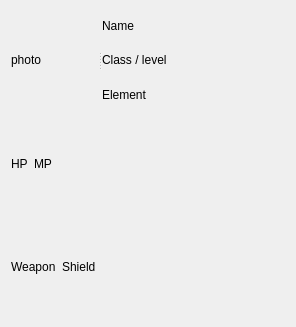
<?xml version="1.0" encoding="UTF-8"?>
<ui version="4.0">
 <class>PersoStatistics</class>
 <widget class="QWidget" name="PersoStatistics">
  <property name="geometry">
   <rect>
    <x>0</x>
    <y>0</y>
    <width>296</width>
    <height>327</height>
   </rect>
  </property>
  <property name="windowTitle">
   <string>Form</string>
  </property>
  <layout class="QGridLayout" name="gridLayout">
   <item row="0" column="0">
    <widget class="QSplitter" name="splitter">
     <property name="orientation">
      <enum>Qt::Horizontal</enum>
     </property>
     <widget class="QLabel" name="photo">
      <property name="text">
       <string>photo</string>
      </property>
     </widget>
     <widget class="QWidget" name="">
      <layout class="QVBoxLayout" name="verticalLayout">
       <item>
        <widget class="QLabel" name="name">
         <property name="text">
          <string>Name</string>
         </property>
        </widget>
       </item>
       <item>
        <widget class="QLabel" name="class_lvl">
         <property name="text">
          <string>Class / level</string>
         </property>
        </widget>
       </item>
       <item>
        <widget class="QLabel" name="element">
         <property name="text">
          <string>Element</string>
         </property>
        </widget>
       </item>
      </layout>
     </widget>
    </widget>
   </item>
   <item row="1" column="0">
    <layout class="QHBoxLayout" name="horizontalLayout">
     <item>
      <widget class="QLabel" name="hp_label">
       <property name="frameShape">
        <enum>QFrame::NoFrame</enum>
       </property>
       <property name="frameShadow">
        <enum>QFrame::Plain</enum>
       </property>
       <property name="text">
        <string>HP</string>
       </property>
      </widget>
     </item>
     <item>
      <widget class="QLabel" name="mp_label">
       <property name="text">
        <string>MP</string>
       </property>
      </widget>
     </item>
     <item>
      <spacer name="horizontalSpacer">
       <property name="orientation">
        <enum>Qt::Horizontal</enum>
       </property>
       <property name="sizeHint" stdset="0">
        <size>
         <width>40</width>
         <height>20</height>
        </size>
       </property>
      </spacer>
     </item>
    </layout>
   </item>
   <item row="2" column="0">
    <layout class="QHBoxLayout" name="horizontalLayout_2">
     <item>
      <widget class="QLabel" name="weapon">
       <property name="text">
        <string>Weapon</string>
       </property>
      </widget>
     </item>
     <item>
      <widget class="QLabel" name="shield">
       <property name="text">
        <string>Shield</string>
       </property>
      </widget>
     </item>
     <item>
      <spacer name="horizontalSpacer_2">
       <property name="orientation">
        <enum>Qt::Horizontal</enum>
       </property>
       <property name="sizeHint" stdset="0">
        <size>
         <width>40</width>
         <height>20</height>
        </size>
       </property>
      </spacer>
     </item>
    </layout>
   </item>
  </layout>
 </widget>
 <resources/>
 <connections/>
</ui>
